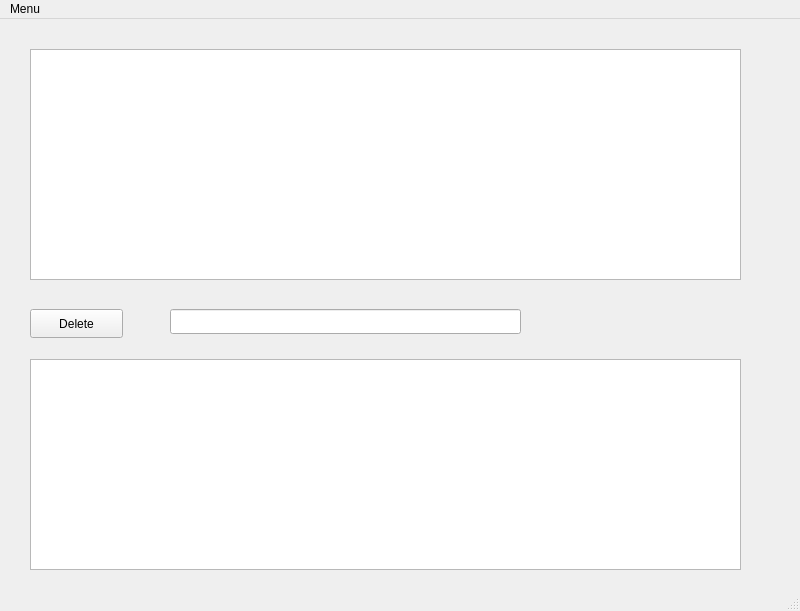
<?xml version="1.0" encoding="UTF-8"?>
<ui version="4.0">
 <class>FilenameEdit</class>
 <widget class="QMainWindow" name="FilenameEdit">
  <property name="geometry">
   <rect>
    <x>0</x>
    <y>0</y>
    <width>800</width>
    <height>611</height>
   </rect>
  </property>
  <property name="windowTitle">
   <string>FilenameEdit</string>
  </property>
  <property name="windowIcon">
   <iconset>
    <normaloff>../../icon/icons8-open-file-folder-48.png</normaloff>
    <normalon>../../icon/icons8-open-file-folder-48.png</normalon>../../icon/icons8-open-file-folder-48.png</iconset>
  </property>
  <property name="styleSheet">
   <string notr="true"/>
  </property>
  <widget class="QWidget" name="centralwidget">
   <widget class="QWidget" name="verticalLayoutWidget">
    <property name="geometry">
     <rect>
      <x>30</x>
      <y>30</y>
      <width>711</width>
      <height>231</height>
     </rect>
    </property>
    <layout class="QVBoxLayout" name="verticalLayout">
     <item>
      <widget class="QTextEdit" name="textEdit">
       <property name="styleSheet">
        <string notr="true"/>
       </property>
      </widget>
     </item>
    </layout>
   </widget>
   <widget class="QWidget" name="verticalLayoutWidget_2">
    <property name="geometry">
     <rect>
      <x>30</x>
      <y>340</y>
      <width>711</width>
      <height>211</height>
     </rect>
    </property>
    <layout class="QVBoxLayout" name="verticalLayout_2">
     <item>
      <widget class="QTextEdit" name="textEdit_2">
       <property name="styleSheet">
        <string notr="true"/>
       </property>
       <property name="lineWidth">
        <number>1</number>
       </property>
      </widget>
     </item>
    </layout>
   </widget>
   <widget class="QPushButton" name="pushButton">
    <property name="geometry">
     <rect>
      <x>30</x>
      <y>290</y>
      <width>93</width>
      <height>29</height>
     </rect>
    </property>
    <property name="text">
     <string>Delete</string>
    </property>
   </widget>
   <widget class="QLineEdit" name="lineEdit">
    <property name="geometry">
     <rect>
      <x>170</x>
      <y>290</y>
      <width>351</width>
      <height>25</height>
     </rect>
    </property>
   </widget>
  </widget>
  <widget class="QMenuBar" name="menubar">
   <property name="geometry">
    <rect>
     <x>0</x>
     <y>0</y>
     <width>800</width>
     <height>26</height>
    </rect>
   </property>
   <widget class="QMenu" name="menuMenu">
    <property name="title">
     <string>Menu</string>
    </property>
    <addaction name="actionAdd_File"/>
   </widget>
   <addaction name="menuMenu"/>
  </widget>
  <widget class="QStatusBar" name="statusbar"/>
  <action name="actionAdd_File">
   <property name="text">
    <string>Add File</string>
   </property>
  </action>
 </widget>
 <resources/>
 <connections/>
</ui>
